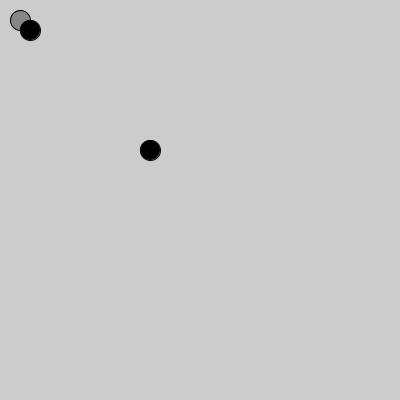
Frame 1 (no input)
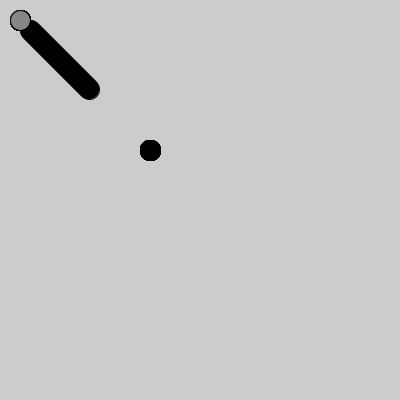
Frame 60 (the mouse pressed at the canvas centre just before this capture)
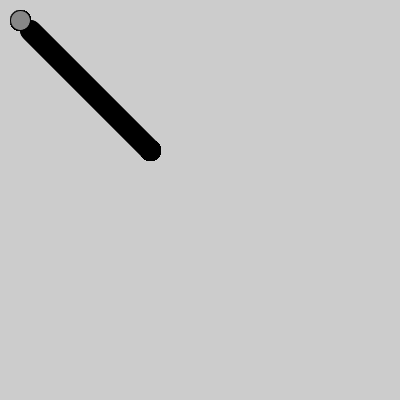
Frame 120 (the mouse held since frame 60 and released just before this capture)

The Processing sketch that drew these frames (run headless with seeded random() and noise(); from frame 60 on, the mouse is pressed at the canvas centre):

// Processing sketch: processing_166731
// ── processing_166731.pde

int xi=20;
int yi=20;
int xf=150;
int yf=150;
int x=30;
float b;
float m;

void setup(){
  size(400,400);
  
}
void draw () {
fill(135);
ellipse(xi,yi,20,20);
fill(0);
ellipse(xf,yf,20,20);

calcular();
if(x<=xf){
ellipse(x,m*x+b,20,20);
}
x=x+1;
}

void calcular (){
 m=(yf-yi)/(xf-xi);
b=yi-m*xi; 
}
